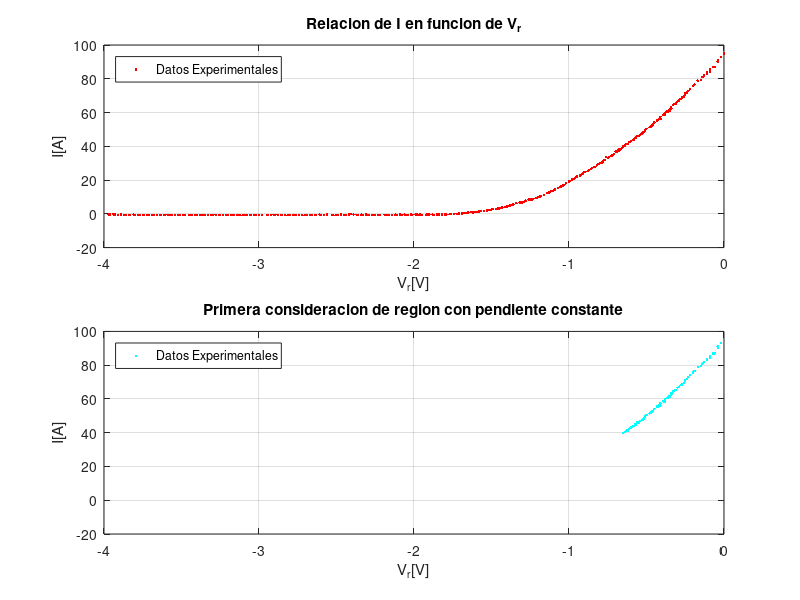
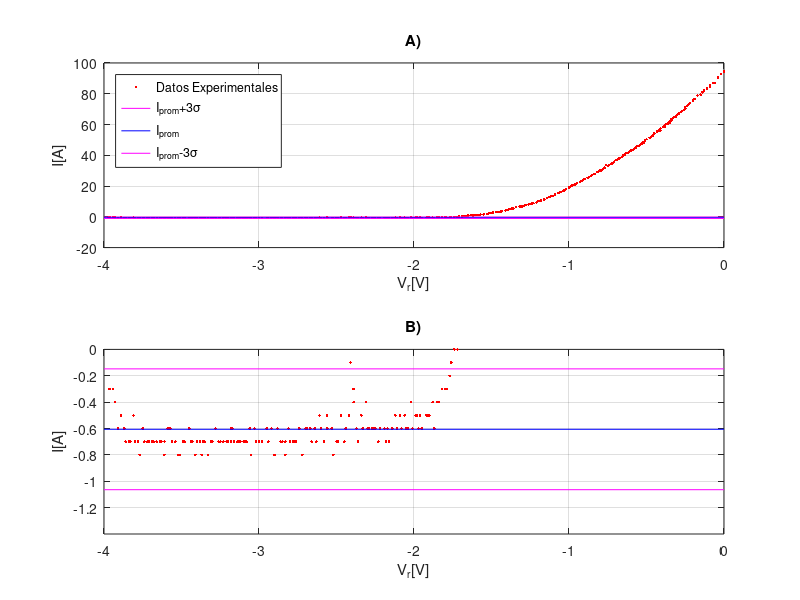
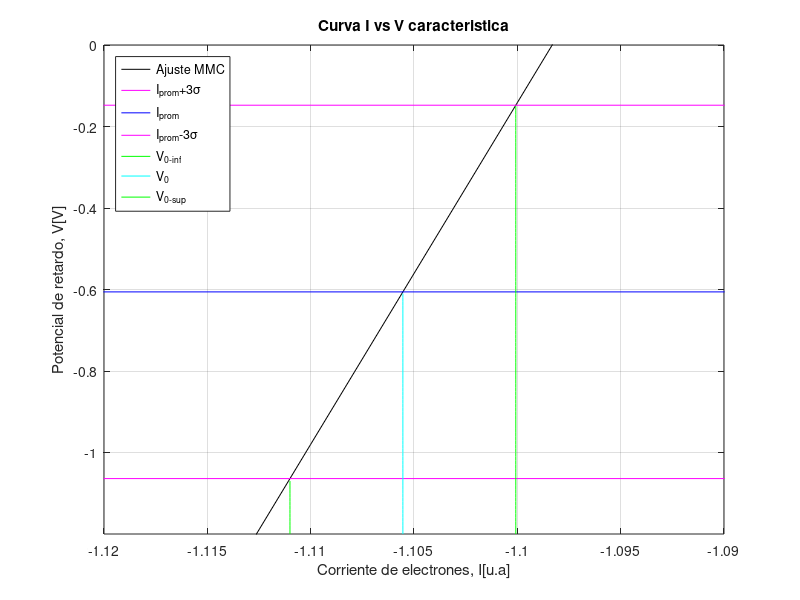

These figures' MATLAB source, in order:
clear all; close all;
Vr = [0	0	-0.02	-0.04	-0.04	-0.06	-0.07	-0.09	-0.09	-0.11	-0.11	-0.13	-0.14	-0.15	-0.17	-0.19	-0.2	-0.22	-0.23	-0.24	-0.25	-0.25	-0.26	-0.27	-0.27	-0.28	-0.29	-0.3	-0.31	-0.32	-0.33	-0.34	-0.34	-0.35	-0.35	-0.35	-0.36	-0.36	-0.37	-0.38	-0.38	-0.38	-0.39	-0.39	-0.41	-0.41	-0.42	-0.43	-0.43	-0.45	-0.46	-0.46	-0.46	-0.47	-0.47	-0.48	-0.5	-0.51	-0.51	-0.52	-0.52	-0.53	-0.54	-0.55	-0.56	-0.57	-0.57	-0.58	-0.59	-0.6	-0.61	-0.62	-0.63	-0.64	-0.65	-0.66	-0.67	-0.68	-0.68	-0.69	-0.7	-0.71	-0.72	-0.72	-0.73	-0.74	-0.75	-0.76	-0.77	-0.78	-0.79	-0.79	-0.8	-0.81	-0.82	-0.83	-0.84	-0.85	-0.86	-0.87	-0.88	-0.9	-0.91	-0.92	-0.93	-0.95	-0.96	-0.97	-0.98	-0.99	-1	-1.02	-1.03	-1.04	-1.05	-1.06	-1.07	-1.09	-1.1	-1.11	-1.12	-1.13	-1.14	-1.16	-1.18	-1.19	-1.19	-1.19	-1.2	-1.21	-1.23	-1.24	-1.25	-1.26	-1.26	-1.28	-1.29	-1.3	-1.31	-1.32	-1.34	-1.36	-1.37	-1.38	-1.39	-1.4	-1.41	-1.43	-1.44	-1.45	-1.46	-1.47	-1.49	-1.5	-1.5	-1.51	-1.52	-1.53	-1.55	-1.55	-1.57	-1.58	-1.59	-1.6	-1.6	-1.61	-1.62	-1.63	-1.65	-1.66	-1.67	-1.68	-1.69	-1.71	-1.72	-1.74	-1.76	-1.77	-1.79	-1.8	-1.82	-1.84	-1.85	-1.87	-1.88	-1.9	-1.91	-1.92	-1.95	-1.96	-1.97	-1.98	-1.99	-2.01	-2.02	-2.04	-2.05	-2.06	-2.08	-2.09	-2.11	-2.12	-2.14	-2.16	-2.17	-2.18	-2.19	-2.22	-2.23	-2.25	-2.26	-2.27	-2.29	-2.3	-2.31	-2.33	-2.34	-2.36	-2.37	-2.39	-2.39	-2.41	-2.42	-2.44	-2.45	-2.47	-2.49	-2.5	-2.52	-2.53	-2.56	-2.56	-2.58	-2.6	-2.61	-2.63	-2.64	-2.66	-2.67	-2.69	-2.7	-2.72	-2.74	-2.76	-2.77	-2.78	-2.8	-2.81	-2.83	-2.83	-2.85	-2.86	-2.88	-2.9	-2.92	-2.94	-2.95	-2.98	-2.98	-3	-3.02	-3.03	-3.05	-3.06	-3.08	-3.09	-3.1	-3.12	-3.13	-3.14	-3.16	-3.17	-3.18	-3.18	-3.2	-3.21	-3.23	-3.23	-3.25	-3.26	-3.28	-3.3	-3.31	-3.33	-3.35	-3.36	-3.37	-3.38	-3.4	-3.41	-3.43	-3.44	-3.45	-3.48	-3.49	-3.51	-3.52	-3.54	-3.56	-3.57	-3.58	-3.59	-3.61	-3.61	-3.63	-3.64	-3.66	-3.68	-3.69	-3.71	-3.72	-3.74	-3.75	-3.77	-3.78	-3.8	-3.81	-3.83	-3.84	-3.86	-3.87	-3.89	-3.91	-3.93	-3.94	-3.96	-3.97];
I  = [94.9	94.5	93	91	90.2	87	86.8	85.5	84.3	83.7	82.9	82	80.9	79.4	78.9	76.6	75.6	74.1	72.9	71.9	71.3	70.5	69.5	68.9	68.6	68.1	67.2	66.6	65.3	64.9	64.3	63.3	62.5	61.9	61.5	61.2	60.8	60.7	60.5	59.7	59.4	58.5	58.8	58.4	57.5	56.2	56.2	55.6	55.1	54.2	52.8	52.8	53	52	51.7	51.4	50.4	49.8	49.2	48.5	47.9	47.6	46.9	46	46	45.3	44.8	44	43.6	43	42.5	41.3	41.3	40.4	39.9	38.9	38.1	38.1	37.4	37	36.8	35.5	34.9	34.6	34.2	33.7	33.1	33.5	32	30.9	30.4	30.2	30.1	29.5	29	27.8	27.9	27.1	26.6	26	25.3	24.7	24	23.2	22.8	22.1	21.1	20.7	20.3	19.6	19.1	18.1	17.2	16.8	16.3	15.9	15.4	14.4	13.7	13.4	13.2	12.7	12.3	11.3	10.5	10.2	10.1	10.2	10.1	9.4	8.9	8.6	8.5	8.4	8.1	7.8	7.1	6.8	6.8	6.8	6.3	5.5	5.3	5	4.7	4.4	4.1	3.8	3.4	3.2	3.2	3	2.7	2.5	2.5	2.3	2.1	1.9	1.7	1.6	1.5	1.3	1.2	1.1	1	1	0.9	1	0.8	0.6	0.5	0.4	0.3	0.1	0	0	-0.1	-0.2	-0.3	-0.3	-0.3	-0.4	-0.4	-0.6	-0.4	-0.5	-0.5	-0.5	-0.6	-0.5	-0.6	-0.5	-0.5	-0.6	-0.4	-0.6	-0.6	-0.5	-0.6	-0.5	-0.6	-0.5	-0.6	-0.7	-0.6	-0.7	-0.6	-0.6	-0.7	-0.6	-0.6	-0.6	-0.6	-0.6	-0.4	-0.6	-0.5	-0.7	-0.6	-0.4	-0.3	-0.1	-0.5	-0.6	-0.7	-0.5	-0.7	-0.7	-0.8	-0.6	-0.5	-0.6	-0.7	-0.6	-0.5	-0.7	-0.6	-0.7	-0.6	-0.6	-0.6	-0.8	-0.6	-0.7	-0.7	-0.7	-0.7	-0.6	-0.8	-0.7	-0.7	-0.7	-0.6	-0.8	-0.6	-0.7	-0.6	-0.7	-0.7	-0.7	-0.7	-0.6	-0.8	-0.6	-0.7	-0.7	-0.7	-0.7	-0.7	-0.7	-0.7	-0.6	-0.7	-0.6	-0.7	-0.7	-0.7	-0.7	-0.7	-0.7	-0.6	-0.7	-0.7	-0.8	-0.7	-0.7	-0.8	-0.7	-0.7	-0.8	-0.7	-0.7	-0.6	-0.7	-0.7	-0.8	-0.8	-0.7	-0.7	-0.6	-0.6	-0.6	-0.8	-0.7	-0.7	-0.7	-0.7	-0.7	-0.7	-0.7	-0.7	-0.7	-0.6	-0.8	-0.7	-0.7	-0.5	-0.7	-0.7	-0.7	-0.6	-0.5	-0.6	-0.4	-0.3	-0.3	-0.3];

volmax = -1.72; %%%%%%%%%%%%%%%%%%%% se selecciona el valor de voltaje hasta el que se considera, inicialmente, que esta el 0
N=find(Vr == volmax); n = 0; x(1) = 0; y(1) = 0;
for n = N:size(Vr,2)
  x(n-(N-1)) = Vr(n);
  y(n-(N-1)) = I(n);
end

prom=mean(y)
destan=std(y) 
size(y,2)

xx = -4:1:0; Iinf =prom-3*destan; Iprom=prom; Isup= prom+3*destan; 
yysup = Isup*ones(1,5);
yyprom = Iprom*ones(1,5);
yyinf = Iinf*ones(1,5);

volmin = -0.65; %%%%%%%%%%%%%%%%%%%% se selecciona el valor de voltaje desde el que se considera, inicialmente, que la pendiente es constante y != 0
in=find(Vr == volmin); x2 = Vr(3:in); y2 = I(3:in);

%%%%%%%%%%%%%%%%%%%%%%%%%%%%%%%%%%%%%%%%%%%Minimos Cuadrados %%%%%%%%%%%%%%%%%%%%%%%%%%%%%%%%%%%%%%%%%%%%%%
size(x2)
size(y2)
Nin = size(x2)(2)
format long
sx2y2 = sum(x2.*y2); sx2x2 = sum(x2.*x2); sy2y2 = sum(y2.*y2); sx2 = sum(x2); sy2 = sum(y2);
a = (((Nin)*(sx2y2))-((sx2)*(sy2)))/(((Nin)*(sx2x2))-((sx2)*(sx2)))
b = (((sx2x2)*(sy2))-((sx2)*(sx2y2)))/(((Nin)*(sx2x2))-((sx2)*(sx2)))
e = (y2-((a*x2)+b)).^2; sei = sum(e);
iNincertidumbrea=sqrt((sei)/(Nin-2))*sqrt((Nin)/(((Nin)*(sx2x2))-((sx2)*(sx2))))
iNincertidumbreb=sqrt((sei)/(Nin-2))*sqrt((sx2x2)/(((Nin)*(sx2x2))-((sx2)*(sx2))))
r = (((Nin)*(sx2y2))-((sx2)*(sy2)))/(sqrt(((Nin)*(sx2x2))-((sx2)*(sx2)))*sqrt(((Nin)*(sy2y2))-((sy2)*(sy2))))

%%%%%%%%%%%%%%%%%%%%%%%%%%%%%%%%%%%%%%%%%%%%%%%%%%%%%%%%%%%%%%%%%%%%%%%%%%%%%%%%%%%%%%%%%%%%%%%%%%%%%%%%%%%%
Voinf = (Isup-b)/(a);Vo = (Iprom-b)/(a);Vosup = (Iinf-b)/(a);
yf1= -1.2:0.01:Isup;
xf1= Voinf*ones(1,length(yf1));
yf2= -1.2:0.01:Iprom;
xf2= Vo*ones(1,length(yf2));
yf3= -1.2:0.01:Iinf;
xf3= Vosup*ones(1,length(yf3));
xx2 = -1.2:0.01:1;
yy2 = a.*xx2+b; %vectores para graficar la recta del ajuste, para evidenciar el corte con el eje I=0 en la grafica inicial (1) 

figure(1);clf;
subplot(2,2,1:2);plot (Vr,I,'r.');grid on;xlabel('V_{r}[V]');ylabel('I[A]');legend('Datos Experimentales','Location','northwest');title('Relacion de I en funcion de V_{r}')
subplot(2,2,3:4);plot (x2,y2,'c.');grid on;axis([-4 0 -20 100]);xlabel('V_{r}[V]');ylabel('I[A]');legend('Datos Experimentales','Location','northwest'); title('Primera consideracion de region con pendiente constante')

figure(2);clf;
subplot(2,1,1); plot (Vr,I,'r.',xx,yysup,'m-',xx,yyprom,'b-',xx,yyinf,'m-');grid on; axis([-4 0 -20 100]);title('A)');xlabel('V_{r}[V]');ylabel('I[A]');legend('Datos Experimentales','I_{prom}+3\sigma','I_{prom}','I_{prom}-3\sigma','Location','northwest')
subplot(2,1,2); plot (Vr,I,'r.',xx,yysup,'m-',xx,yyprom,'b-',xx,yyinf,'m-');grid on; title('B)'); xlabel('V_{r}[V]');ylabel('I[A]');axis([-4 0 -1.4 0])

figure(3); clf;
plot(xx2,yy2,'k-',xx,yysup,'m-',xx,yyprom,'b-',xx,yyinf,'m-',xf1,yf1,'g',xf2,yf2,'c',xf3,yf3,'g');grid on; axis([-1.12 -1.09 -1.2 0]);xlabel('Corriente de electrones, I[u.a]');ylabel('Potencial de retardo, V[V]'); title('Curva I vs V caracteristica'); legend('Ajuste MMC','I_{prom}+3\sigma','I_{prom}','I_{prom}-3\sigma','V_{0-inf}','V_{0}','V_{0-sup}','Location','northwest')
%print -djpeg -r100 grafica_0conajuste.jpg
Iinf
Iprom
Isup
Voinf
Vo
Vosup
